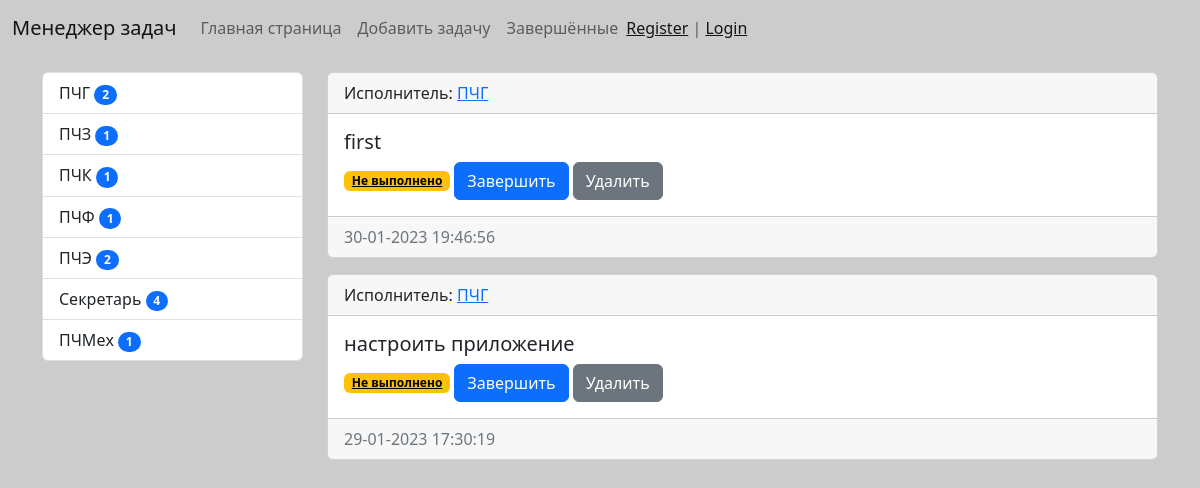
The page /executor/1/ on the database its author committed.
### secretary/models.py (models this page shows, shortened)
class Executor(models.Model):
    title = models.CharField(max_length=50, db_index=True, verbose_name='Исполнитель')
    def get_absolute_url(self):
        return reverse('executor', kwargs={'executor_id': self.pk})
    def __str__(self):
        return self.title
    class Meta:
        verbose_name = 'Исполнитель'
        verbose_name_plural = 'Исполнители'
        ordering = ['title']

class ToDo(models.Model):
    title = models.CharField('Задача', max_length=500)
    created_at = models.DateTimeField('Выдана', auto_now=True)
    executor = models.ForeignKey('Executor', on_delete=models.PROTECT, verbose_name='Исполнитель')
    period_of_execution = models.DateField('Срок(дата) исполнения')
    is_complete = models.BooleanField('Исполнено', default=False)
    class Meta:
        verbose_name = 'Задача'
        verbose_name_plural = 'Задачи'
        ordering = ['period_of_execution']

### secretary/views.py (the view)
# urls.py: path('executor/<int:executor_id>/', TodoExecutor.as_view(), name='executor'),
class TodoExecutor(ListView):
    model = ToDo
    template_name = 'secretary/home_todo_list/html'
    context_object_name = 'todo'
    def get_context_data(self, *, object_list=None, **kwargs):
        context = super().get_context_data(**kwargs)
        context['title'] = Executor.objects.get(pk=self.kwargs['executor_id'])
        return context
    def get_queryset(self):
        return ToDo.objects.filter(executor_id=self.kwargs['executor_id'], is_complete=False).select_related('executor')

### secretary/templatetags/secretary_tags.py (called while the page is built)
@register.inclusion_tag('secretary/list_executors.html')
def show_executors():
    executors = Executor.objects.annotate(cnt=Count('todo')).filter(cnt__gt=0)
    return {'executors': executors}

### secretary/templates/secretary/todo_list.html (shortened to what this page needs)
{% extends 'base.html' %}
{% block sidebar %}
{% include 'inc/_sidebar.html' %}
{% endblock %}
{% block content %}
            {% for item in object_list %}
            <div class="card mb-3">
                <div class="card-header">
                    Исполнитель: <a href="{{ item.get_absolute_url }}">{{ item.executor }}</a>
                </div>
                <div class="card-body">
                    <h5 class="card-title">{{ item.title }}</h5>
                    {% if item.is_complete == False %}
                    <a class="badge text-bg-warning">Не выполнено</a>
                    <a href="{{ item.update_url }}" class="btn btn-primary">Завершить</a>
                    {% else %}
                    <a class="badge text-bg-success">Завершено</a>
                    <a href="{{ item.update_url }}" class="btn btn-primary">Начать</a>
                    {% endif %}
                    <a href="{{ item.delete_url }}" class="btn btn-secondary">Удалить</a>
                </div>
                <div class="card-footer text-muted">
                    {{ item.created_at|date:"d-m-Y H:i:s" }}
                </div>
            </div>
            {% endfor %}
        </div>
{% endblock %}

### secretary/templates/secretary/list_executors.html
<div class="list-group">
    {% for item in executors %}
    <a href="{{ item.get_absolute_url }}" class="list-group-item list-group-item-action">{{ item.title }}
    <span class="badge bg-primary rounded-pill">{{item.cnt}}</span>
    </a>
    {% endfor %}
</div>

### todoapp/static/css/styles.css (style rules this page uses)
body { background-color: #ccc }

### rows shown on the page
Executor: title "ПЧГ", cnt "2"
Executor: title "ПЧЗ", cnt "1"
Executor: title "ПЧК", cnt "1"
Executor: title "ПЧФ", cnt "1"
Executor: title "ПЧЭ", cnt "2"
Executor: title "Секретарь", cnt "4"
Executor: title "ПЧМех", cnt "1"
ToDo: executor "ПЧГ", title "first", created_at "30-01-2023 19:46:56"
ToDo: executor "ПЧГ", title "настроить приложение", created_at "29-01-2023 17:30:19"
